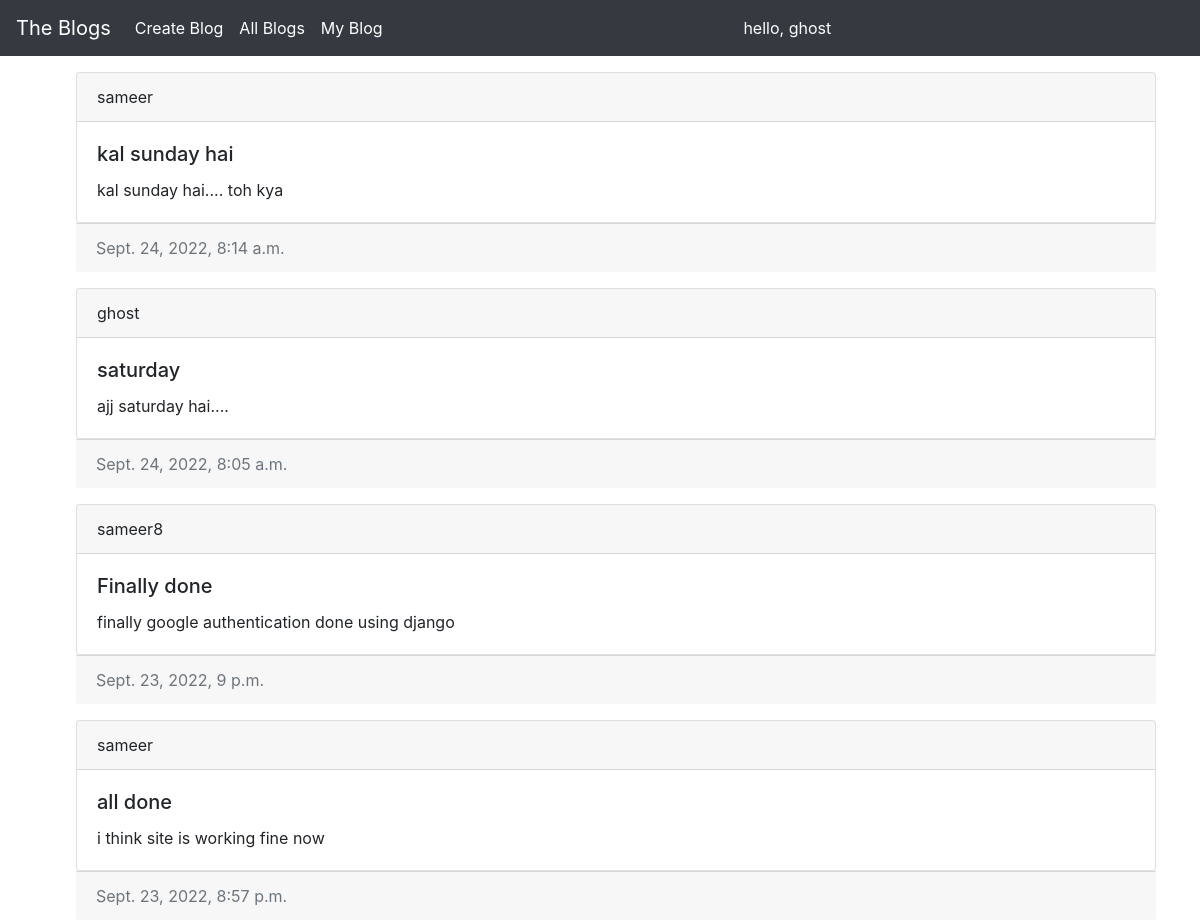
The app's page / (signed in, upper part), older data.
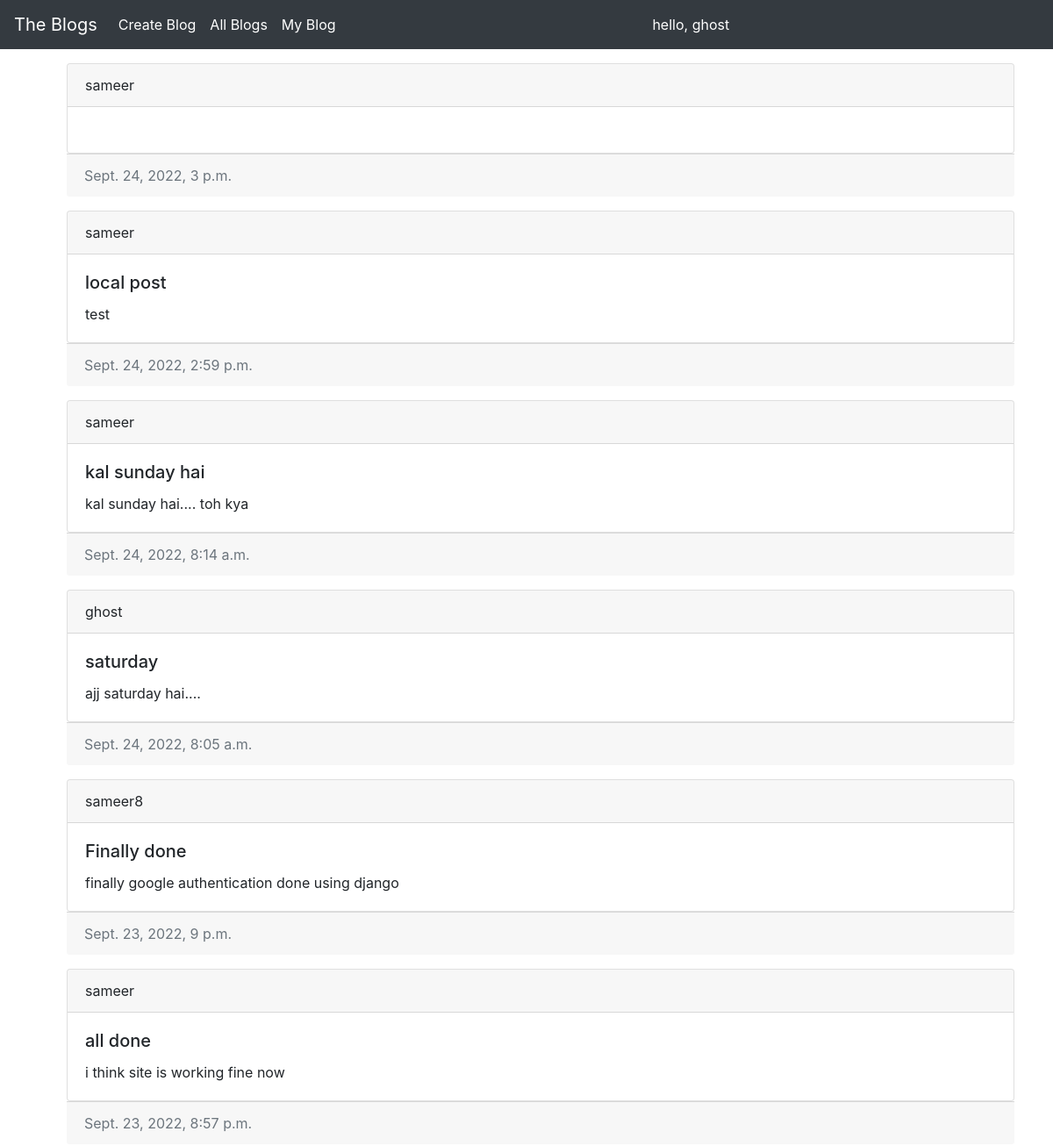
The same page, newer data.
### blog/models.py (models this page shows, shortened)
class BlogModel(models.Model):
    username = models.CharField(max_length=50)
    title = models.CharField(max_length=50)
    body = models.CharField(max_length=150)
    pub_date = models.DateTimeField(auto_now=True)
    class Meta:
        ordering = ['-pub_date']

### blog/views.py (the view)
# urls.py: path('',views.index),
@csrf_exempt
def index(request):
    blogs = BlogModel.objects.all()
    return render(request, 'blog/index.html', {'blogs': blogs})

### blog/templates/blog/index.html
{% extends 'blog/base.html' %}
{% block content %}
    {% for blog in blogs %}
    <div class="container m-3">
    <div class="card">
        <div class="card-header">
          {{blog.username}}
        </div>
        <div class="card-body">
          <h5 class="card-title">{{blog.title}}</h5>
          <p class="card-text">{{blog.body}}</p>
        </div>
      </div>
      <div class="card-footer text-muted">
        {{blog.pub_date}}
      </div>
    </div>
    {% endfor %}
{% endblock content %}

### blog/templates/blog/base.html (shortened to what this page needs)
{% load socialaccount %}
<!DOCTYPE html>
<html lang="en">
<head>
    <link rel="stylesheet" href="https://maxcdn.bootstrapcdn.com/bootstrap/4.0.0/css/bootstrap.min.css">
</head>
<body>
    <nav class="navbar navbar-expand-lg navbar-dark bg-dark">
        <a class="navbar-brand" href="#">The Blogs</a>
        <div class="collapse navbar-collapse" id="navbarNavAltMarkup">
          <div class="navbar-nav">
            <a class="nav-item nav-link active" href="https://samsblogapp.herokuapp.com/createblog/">Create Blog </a>
            <a class="nav-item nav-link active" href="https://samsblogapp.herokuapp.com/">All Blogs </a>
            <a class="nav-item nav-link active" href="https://samsblogapp.herokuapp.com/myblog/">My Blog </a>
          </div>
        </div>
        <div class="collapse navbar-collapse" id="navbarNavAltMarkup">
          <div class="navbar-nav">
            <a class="nav-item nav-link active" href="https://samsblogapp.herokuapp.com/accounts/logout">hello, {{user.username}} </a>
          </div>
        </div>
      </nav>
{% if user.is_authenticated %}
    <div class="container">
      {% block content %}
    {% endblock content %}
    </div>
{% else %}
 <h3 class="m-3">Hey you, login using google account</h3>
<a class="btn btn-danger m-3" href="{% provider_login_url 'google' %}">Login with Google</a>
{% endif %}
</body>
</html>

Row changes from the older to the newer data that the page shows:
added BlogModel: username "sameer", pub_date "Sept. 24, 2022, 3 p.m."
added BlogModel: username "sameer", title "local post", body "test", pub_date "Sept. 24, 2022, 2:59 p.m."
